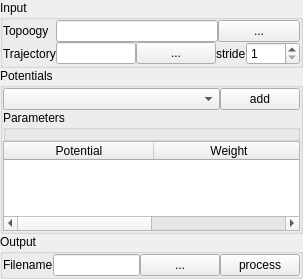
<?xml version="1.0" encoding="UTF-8"?>
<ui version="4.0">
 <class>Form</class>
 <widget class="QWidget" name="Form">
  <property name="geometry">
   <rect>
    <x>0</x>
    <y>0</y>
    <width>303</width>
    <height>237</height>
   </rect>
  </property>
  <property name="sizePolicy">
   <sizepolicy hsizetype="Expanding" vsizetype="Expanding">
    <horstretch>0</horstretch>
    <verstretch>0</verstretch>
   </sizepolicy>
  </property>
  <property name="maximumSize">
   <size>
    <width>1666666</width>
    <height>1600000</height>
   </size>
  </property>
  <property name="windowTitle">
   <string>Potential energy calculator</string>
  </property>
  <property name="windowIcon">
   <iconset resource="rescource.qrc">
    <normaloff>:/icons/icons/potential.ico</normaloff>:/icons/icons/potential.ico</iconset>
  </property>
  <layout class="QVBoxLayout" name="verticalLayout">
   <property name="spacing">
    <number>0</number>
   </property>
   <property name="margin">
    <number>0</number>
   </property>
   <item>
    <widget class="QGroupBox" name="groupBox_2">
     <property name="title">
      <string>Input</string>
     </property>
     <layout class="QGridLayout" name="gridLayout_2">
      <property name="margin">
       <number>0</number>
      </property>
      <property name="spacing">
       <number>0</number>
      </property>
      <item row="1" column="0">
       <widget class="QLabel" name="label">
        <property name="text">
         <string>Trajectory</string>
        </property>
       </widget>
      </item>
      <item row="1" column="1">
       <widget class="QLineEdit" name="lineEdit"/>
      </item>
      <item row="1" column="2" colspan="2">
       <layout class="QHBoxLayout" name="horizontalLayout">
        <property name="spacing">
         <number>0</number>
        </property>
        <item>
         <widget class="QPushButton" name="toolButton">
          <property name="text">
           <string>...</string>
          </property>
         </widget>
        </item>
        <item>
         <widget class="QLabel" name="label_5">
          <property name="sizePolicy">
           <sizepolicy hsizetype="Fixed" vsizetype="Preferred">
            <horstretch>0</horstretch>
            <verstretch>0</verstretch>
           </sizepolicy>
          </property>
          <property name="text">
           <string>stride</string>
          </property>
         </widget>
        </item>
        <item>
         <widget class="QSpinBox" name="spinBox">
          <property name="sizePolicy">
           <sizepolicy hsizetype="Expanding" vsizetype="Fixed">
            <horstretch>0</horstretch>
            <verstretch>0</verstretch>
           </sizepolicy>
          </property>
          <property name="toolTip">
           <string>Only ever n'ths frame is saved.</string>
          </property>
          <property name="minimum">
           <number>1</number>
          </property>
          <property name="maximum">
           <number>9999</number>
          </property>
          <property name="value">
           <number>1</number>
          </property>
         </widget>
        </item>
       </layout>
      </item>
      <item row="0" column="0">
       <widget class="QLabel" name="label_3">
        <property name="text">
         <string>Topoogy</string>
        </property>
       </widget>
      </item>
      <item row="0" column="3">
       <widget class="QPushButton" name="toolButton_3">
        <property name="text">
         <string>...</string>
        </property>
       </widget>
      </item>
      <item row="0" column="1" colspan="2">
       <widget class="QLineEdit" name="lineEdit_3"/>
      </item>
     </layout>
    </widget>
   </item>
   <item>
    <widget class="QGroupBox" name="groupBox_3">
     <property name="sizePolicy">
      <sizepolicy hsizetype="Expanding" vsizetype="Minimum">
       <horstretch>0</horstretch>
       <verstretch>0</verstretch>
      </sizepolicy>
     </property>
     <property name="maximumSize">
      <size>
       <width>16777215</width>
       <height>16777215</height>
      </size>
     </property>
     <property name="title">
      <string>Potentials</string>
     </property>
     <property name="alignment">
      <set>Qt::AlignLeading|Qt::AlignLeft|Qt::AlignTop</set>
     </property>
     <layout class="QGridLayout" name="gridLayout_3">
      <property name="margin">
       <number>0</number>
      </property>
      <property name="spacing">
       <number>0</number>
      </property>
      <item row="4" column="0" colspan="4">
       <widget class="QTableWidget" name="tableWidget">
        <property name="sizePolicy">
         <sizepolicy hsizetype="Expanding" vsizetype="Fixed">
          <horstretch>0</horstretch>
          <verstretch>0</verstretch>
         </sizepolicy>
        </property>
        <property name="minimumSize">
         <size>
          <width>0</width>
          <height>0</height>
         </size>
        </property>
        <property name="maximumSize">
         <size>
          <width>16777215</width>
          <height>90</height>
         </size>
        </property>
        <property name="toolTip">
         <string>Used potentials applied during optimization</string>
        </property>
        <attribute name="horizontalHeaderDefaultSectionSize">
         <number>150</number>
        </attribute>
        <attribute name="horizontalHeaderStretchLastSection">
         <bool>true</bool>
        </attribute>
        <attribute name="verticalHeaderVisible">
         <bool>false</bool>
        </attribute>
        <column>
         <property name="text">
          <string>Potential</string>
         </property>
        </column>
        <column>
         <property name="text">
          <string>Weight</string>
         </property>
        </column>
       </widget>
      </item>
      <item row="0" column="3">
       <widget class="QPushButton" name="toolButton_6">
        <property name="sizePolicy">
         <sizepolicy hsizetype="Fixed" vsizetype="Fixed">
          <horstretch>0</horstretch>
          <verstretch>0</verstretch>
         </sizepolicy>
        </property>
        <property name="toolTip">
         <string>Add a new potential to the list of used potentials.</string>
        </property>
        <property name="text">
         <string>add</string>
        </property>
       </widget>
      </item>
      <item row="0" column="0" colspan="3">
       <widget class="QComboBox" name="comboBox_2">
        <property name="sizePolicy">
         <sizepolicy hsizetype="Expanding" vsizetype="Fixed">
          <horstretch>0</horstretch>
          <verstretch>0</verstretch>
         </sizepolicy>
        </property>
       </widget>
      </item>
      <item row="2" column="0" colspan="4">
       <widget class="QGroupBox" name="groupBox_8">
        <property name="title">
         <string>Parameters</string>
        </property>
        <layout class="QVBoxLayout" name="verticalLayout_4">
         <property name="spacing">
          <number>0</number>
         </property>
         <property name="margin">
          <number>0</number>
         </property>
         <item>
          <layout class="QVBoxLayout" name="verticalLayout_2">
           <property name="spacing">
            <number>0</number>
           </property>
          </layout>
         </item>
        </layout>
       </widget>
      </item>
     </layout>
    </widget>
   </item>
   <item>
    <widget class="QGroupBox" name="groupBox">
     <property name="title">
      <string>Output</string>
     </property>
     <layout class="QGridLayout" name="gridLayout">
      <property name="margin">
       <number>0</number>
      </property>
      <property name="spacing">
       <number>0</number>
      </property>
      <item row="1" column="3">
       <widget class="QPushButton" name="toolButton_2">
        <property name="text">
         <string>...</string>
        </property>
       </widget>
      </item>
      <item row="1" column="0">
       <widget class="QLabel" name="label_2">
        <property name="text">
         <string>Filename</string>
        </property>
       </widget>
      </item>
      <item row="1" column="1">
       <widget class="QLineEdit" name="lineEdit_2"/>
      </item>
      <item row="1" column="4">
       <widget class="QPushButton" name="pushButton_3">
        <property name="sizePolicy">
         <sizepolicy hsizetype="Minimum" vsizetype="Fixed">
          <horstretch>0</horstretch>
          <verstretch>0</verstretch>
         </sizepolicy>
        </property>
        <property name="text">
         <string>process</string>
        </property>
       </widget>
      </item>
     </layout>
    </widget>
   </item>
  </layout>
  <action name="actionOpen_Topology">
   <property name="text">
    <string>Open Topology</string>
   </property>
  </action>
  <action name="actionOpen_trajectory">
   <property name="text">
    <string>Open trajectory</string>
   </property>
  </action>
  <action name="actionAdd_potential">
   <property name="text">
    <string>Add potential</string>
   </property>
  </action>
  <action name="actionSelect_output">
   <property name="text">
    <string>Select output</string>
   </property>
  </action>
  <action name="actionProcess_trajectory">
   <property name="text">
    <string>Process trajectory</string>
   </property>
  </action>
 </widget>
 <resources>
  <include location="rescource.qrc"/>
 </resources>
 <connections>
  <connection>
   <sender>toolButton_3</sender>
   <signal>clicked()</signal>
   <receiver>actionOpen_Topology</receiver>
   <slot>trigger()</slot>
   <hints>
    <hint type="sourcelabel">
     <x>289</x>
     <y>23</y>
    </hint>
    <hint type="destinationlabel">
     <x>-1</x>
     <y>-1</y>
    </hint>
   </hints>
  </connection>
  <connection>
   <sender>toolButton</sender>
   <signal>clicked()</signal>
   <receiver>actionOpen_trajectory</receiver>
   <slot>trigger()</slot>
   <hints>
    <hint type="sourcelabel">
     <x>216</x>
     <y>44</y>
    </hint>
    <hint type="destinationlabel">
     <x>-1</x>
     <y>-1</y>
    </hint>
   </hints>
  </connection>
  <connection>
   <sender>toolButton_6</sender>
   <signal>clicked()</signal>
   <receiver>actionAdd_potential</receiver>
   <slot>trigger()</slot>
   <hints>
    <hint type="sourcelabel">
     <x>286</x>
     <y>80</y>
    </hint>
    <hint type="destinationlabel">
     <x>-1</x>
     <y>-1</y>
    </hint>
   </hints>
  </connection>
  <connection>
   <sender>toolButton_2</sender>
   <signal>clicked()</signal>
   <receiver>actionSelect_output</receiver>
   <slot>trigger()</slot>
   <hints>
    <hint type="sourcelabel">
     <x>214</x>
     <y>224</y>
    </hint>
    <hint type="destinationlabel">
     <x>-1</x>
     <y>-1</y>
    </hint>
   </hints>
  </connection>
  <connection>
   <sender>pushButton_3</sender>
   <signal>clicked()</signal>
   <receiver>actionProcess_trajectory</receiver>
   <slot>trigger()</slot>
   <hints>
    <hint type="sourcelabel">
     <x>264</x>
     <y>224</y>
    </hint>
    <hint type="destinationlabel">
     <x>-1</x>
     <y>-1</y>
    </hint>
   </hints>
  </connection>
 </connections>
</ui>
